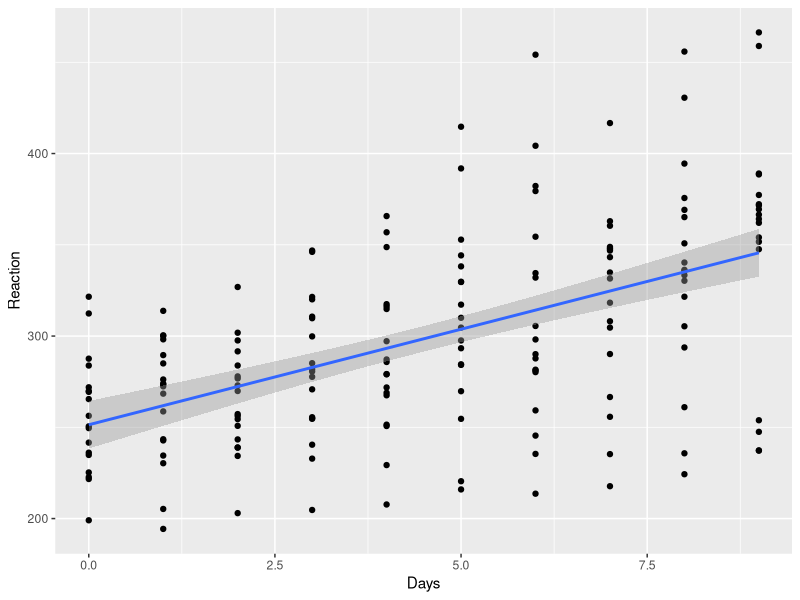
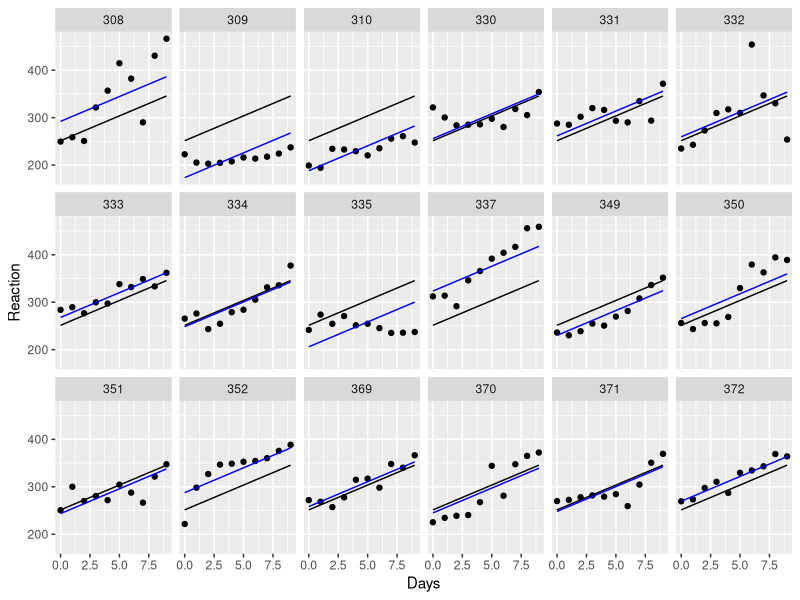
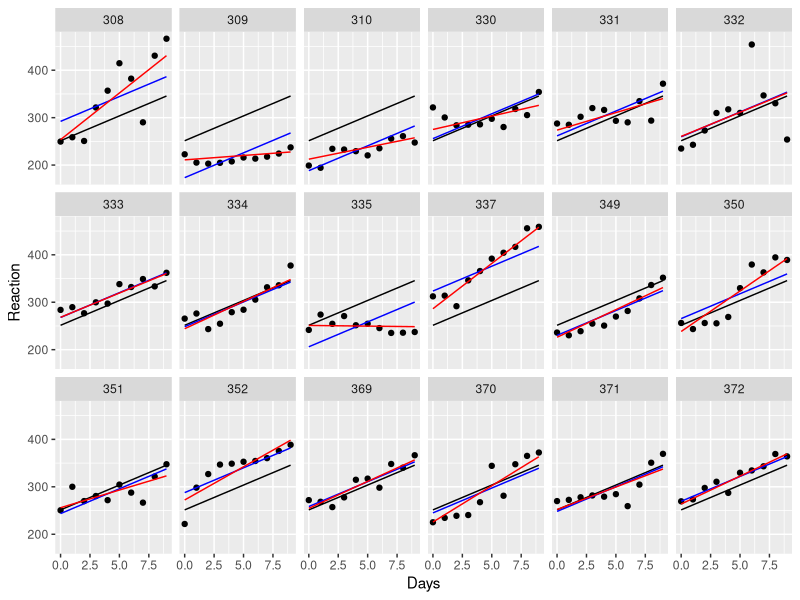
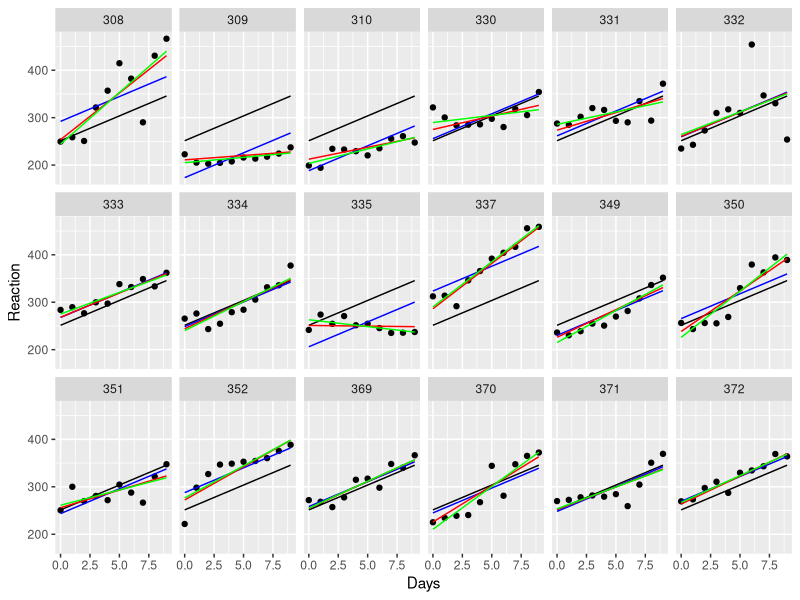

Write the R code that produced these figures, in order.
## ---- chunk 1
library(tidyverse)
library(lme4)
library(broom)
library(broom.mixed)
library(patchwork)
## ---- chunk 2
data("sleepstudy")
## ---- chunk 3
library(ggplot2)
ggplot(sleepstudy, aes(x = Days, y = Reaction)) +
  geom_point() +
  geom_smooth(method = "lm")
## ---- chunk 4
lme_sleep1 <- lmer(Reaction ~ Days + (1|Subject), data = sleepstudy)
summary(lme_sleep1)
## ---- chunk 5
lm_sleep <- lm(Reaction ~ Days, data = sleepstudy)

# set up our basic plot
ggplot(sleepstudy, aes(x = Days, y = Reaction)) +
  
  # create separate plots for each subject in the sample
  # and add the data points
  facet_wrap(facets = vars(Subject), nrow = 3) +
  geom_point() +
  
  # this adds the line of best fit for the whole sample
  # (without the random effect), using coefficients
  # from our simple linear model object
  geom_line(data = augment(lm_sleep), aes(y = .fitted)) + 
  
  # and finally, this will add different lines of best fit
  # for each subject as calculated in our mixed model object
  geom_line(data = augment(lme_sleep1), aes(y = .fitted), colour = "blue")
## ---- chunk 6
lme_sleep2 <- lmer(Reaction ~ Days + (1 + Days|Subject), data = sleepstudy)

summary(lme_sleep2)
## ---- chunk 7
ggplot(sleepstudy, aes(x = Days, y = Reaction)) +
  facet_wrap(facets = vars(Subject), nrow = 3) +
  geom_point() +
  
  # the global line of best fit
  geom_line(data = augment(lm_sleep), aes(y = .fitted)) + 
  
  # our previous lines of best fit, with random intercepts
  # but constant slope
  geom_line(data = augment(lme_sleep1), aes(y = .fitted), colour = "blue") +
  
  # our lines of best with random intercepts and random slopes
  geom_line(data = augment(lme_sleep2), aes(y = .fitted), colour = "red") 
## ---- chunk 8
ggplot(sleepstudy, aes(x = Days, y = Reaction)) +
  facet_wrap(facets = vars(Subject), nrow = 3) +
  geom_point() +
  
  # the global line of best fit
  geom_line(data = augment(lm_sleep), aes(y = .fitted)) + 
  
  # random intercepts only
  geom_line(data = augment(lme_sleep1), aes(y = .fitted), colour = "blue") +
  
  # random intercepts and random slopes
  geom_line(data = augment(lme_sleep2), aes(y = .fitted), colour = "red") +
  
  # individual regression lines for each individual
  geom_smooth(method = "lm", se = FALSE, colour = "green", linewidth = 0.5)
